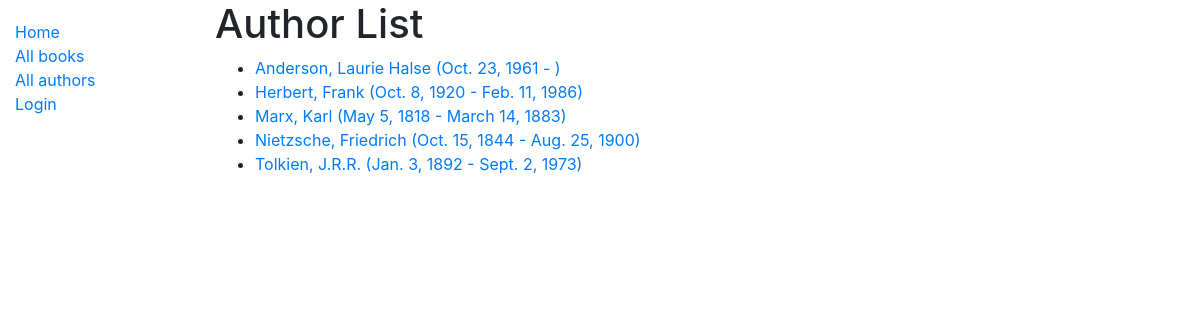
Screenshot of /catalog/authors/ with the database file from the repository.
### catalog/models.py (models this page shows)
class Author(models.Model):
    first_name = models.CharField(max_length=100)
    last_name = models.CharField(max_length=100)
    date_of_birth = models.DateField(null=True, blank=True)
    date_of_death = models.DateField('Died', null=True, blank=True)
    class Meta:
        ordering = ['last_name', 'first_name']
    def get_absolute_url(self):
        return reverse('author-detail', args=[str(self.id)])
    def __str__(self):
        return f'{self.last_name}, {self.first_name}'

### catalog/views.py (the view)
# urls.py: path('authors/', views.AuthorListView.as_view(), name='authors'),
class AuthorListView(generic.ListView):
    model = Author
    paginate_by = 10

### catalog/templates/catalog/author_list.html
{% extends "base_generic.html" %}
{% block content %}
    <h1>Author List</h1>
    {% if author_list %}
    <ul>
        {% for author in author_list %}
        <li>
            <a href="{{ author.get_absolute_url }}">{{ author }} ({{author.date_of_birth}} - {% if author.date_of_death %}{{author.date_of_death}}{% endif %})</a> {{book.author}}
        </li>
        {% endfor %}
    </ul>
    {% else %}
        <p>There are no authors available.</p>
    {% endif %}
{% endblock %}

### rows the page displays
Author: last_name+first_name "Anderson, Laurie Halse", date_of_birth "Oct. 23, 1961"
Author: last_name+first_name "Herbert, Frank", date_of_birth "Oct. 8, 1920", date_of_death "Feb. 11, 1986"
Author: last_name+first_name "Marx, Karl", date_of_birth "May 5, 1818", date_of_death "March 14, 1883"
Author: last_name+first_name "Nietzsche, Friedrich", date_of_birth "Oct. 15, 1844", date_of_death "Aug. 25, 1900"
Author: last_name+first_name "Tolkien, J.R.R.", date_of_birth "Jan. 3, 1892", date_of_death "Sept. 2, 1973"
